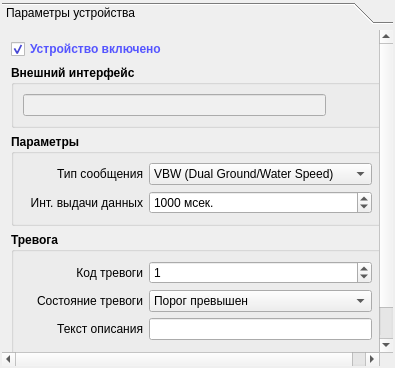
         <widget class="QWidget" name="tabLAG">
          <attribute name="title">
           <string>Лаг</string>
          </attribute>
          <layout class="QVBoxLayout" name="verticalLayout_17">
           <property name="leftMargin">
            <number>2</number>
           </property>
           <property name="topMargin">
            <number>2</number>
           </property>
           <property name="rightMargin">
            <number>2</number>
           </property>
           <property name="bottomMargin">
            <number>2</number>
           </property>
           <item>
            <widget class="QToolBox" name="toolBoxLAG">
             <property name="currentIndex">
              <number>0</number>
             </property>
             <widget class="QWidget" name="page_3">
              <property name="geometry">
               <rect>
                <x>0</x>
                <y>0</y>
                <width>367</width>
                <height>468</height>
               </rect>
              </property>
              <attribute name="label">
               <string>Параметры устройства</string>
              </attribute>
              <layout class="QVBoxLayout" name="verticalLayout_15">
               <item>
                <widget class="QCheckBox" name="checkLAGEnabled">
                 <property name="minimumSize">
                  <size>
                   <width>0</width>
                   <height>20</height>
                  </size>
                 </property>
                 <property name="font">
                  <font>
                   <weight>75</weight>
                   <bold>true</bold>
                  </font>
                 </property>
                 <property name="styleSheet">
                  <string notr="true">color: rgb(85, 85, 255);</string>
                 </property>
                 <property name="text">
                  <string>Устройство включено</string>
                 </property>
                 <property name="checked">
                  <bool>true</bool>
                 </property>
                </widget>
               </item>
               <item>
                <widget class="QGroupBox" name="gbInterfaceLag">
                 <property name="font">
                  <font>
                   <weight>75</weight>
                   <bold>true</bold>
                  </font>
                 </property>
                 <property name="title">
                  <string>Внешний интерфейс</string>
                 </property>
                 <layout class="QHBoxLayout" name="horizontalLayout_12">
                  <item>
                   <widget class="QLineEdit" name="editLAGSerialInterface">
                    <property name="font">
                     <font>
                      <weight>50</weight>
                      <bold>false</bold>
                     </font>
                    </property>
                    <property name="styleSheet">
                     <string notr="true">background-color: rgb(240, 240, 240);
color: rgb(0, 0, 127);</string>
                    </property>
                    <property name="readOnly">
                     <bool>true</bool>
                    </property>
                   </widget>
                  </item>
                  <item>
                   <widget class="QPushButton" name="bnLAGEditSerialParams">
                    <property name="sizePolicy">
                     <sizepolicy hsizetype="Fixed" vsizetype="Fixed">
                      <horstretch>0</horstretch>
                      <verstretch>0</verstretch>
                     </sizepolicy>
                    </property>
                    <property name="text">
                     <string/>
                    </property>
                    <property name="icon">
                     <iconset resource="res.qrc">
                      <normaloff>:/buttons/Icons/Gears.ico</normaloff>:/buttons/Icons/Gears.ico</iconset>
                    </property>
                    <property name="flat">
                     <bool>true</bool>
                    </property>
                   </widget>
                  </item>
                 </layout>
                </widget>
               </item>
               <item>
                <widget class="QGroupBox" name="gbLAGParams">
                 <property name="font">
                  <font>
                   <weight>75</weight>
                   <bold>true</bold>
                  </font>
                 </property>
                 <property name="title">
                  <string>Параметры</string>
                 </property>
                 <property name="flat">
                  <bool>false</bool>
                 </property>
                 <layout class="QVBoxLayout" name="verticalLayout_4">
                  <item>
                   <layout class="QHBoxLayout" name="horizontalLayout">
                    <item>
                     <widget class="QLabel" name="label_11">
                      <property name="minimumSize">
                       <size>
                        <width>120</width>
                        <height>0</height>
                       </size>
                      </property>
                      <property name="maximumSize">
                       <size>
                        <width>60</width>
                        <height>16777215</height>
                       </size>
                      </property>
                      <property name="font">
                       <font>
                        <weight>50</weight>
                        <bold>false</bold>
                       </font>
                      </property>
                      <property name="text">
                       <string>Тип сообщения</string>
                      </property>
                      <property name="alignment">
                       <set>Qt::AlignRight|Qt::AlignTrailing|Qt::AlignVCenter</set>
                      </property>
                     </widget>
                    </item>
                    <item>
                     <widget class="QComboBox" name="cbLAGMessageType">
                      <property name="font">
                       <font>
                        <weight>50</weight>
                        <bold>false</bold>
                       </font>
                      </property>
                      <item>
                       <property name="text">
                        <string>VBW (Dual Ground/Water Speed)</string>
                       </property>
                      </item>
                      <item>
                       <property name="text">
                        <string>VDR (Set and Drift)</string>
                       </property>
                      </item>
                      <item>
                       <property name="text">
                        <string>VHW (Water Speed and Heading)</string>
                       </property>
                      </item>
                      <item>
                       <property name="text">
                        <string>VLW (Dual Ground/Water Distance)</string>
                       </property>
                      </item>
                     </widget>
                    </item>
                   </layout>
                  </item>
                  <item>
                   <layout class="QHBoxLayout" name="horizontalLayout_9">
                    <item>
                     <widget class="QLabel" name="label_10">
                      <property name="minimumSize">
                       <size>
                        <width>120</width>
                        <height>0</height>
                       </size>
                      </property>
                      <property name="maximumSize">
                       <size>
                        <width>60</width>
                        <height>16777215</height>
                       </size>
                      </property>
                      <property name="font">
                       <font>
                        <weight>50</weight>
                        <bold>false</bold>
                       </font>
                      </property>
                      <property name="text">
                       <string>Инт. выдачи данных</string>
                      </property>
                      <property name="alignment">
                       <set>Qt::AlignRight|Qt::AlignTrailing|Qt::AlignVCenter</set>
                      </property>
                     </widget>
                    </item>
                    <item>
                     <widget class="QSpinBox" name="spinLAGUploadInterval">
                      <property name="font">
                       <font>
                        <weight>50</weight>
                        <bold>false</bold>
                       </font>
                      </property>
                      <property name="suffix">
                       <string> мсек.</string>
                      </property>
                      <property name="maximum">
                       <number>10000</number>
                      </property>
                      <property name="value">
                       <number>1000</number>
                      </property>
                     </widget>
                    </item>
                   </layout>
                  </item>
                 </layout>
                </widget>
               </item>
               <item>
                <widget class="QGroupBox" name="groupBox_2">
                 <property name="font">
                  <font>
                   <weight>75</weight>
                   <bold>true</bold>
                  </font>
                 </property>
                 <property name="title">
                  <string>Тревога</string>
                 </property>
                 <layout class="QVBoxLayout" name="verticalLayout_16">
                  <item>
                   <layout class="QHBoxLayout" name="horizontalLayout_25">
                    <item>
                     <widget class="QLabel" name="label_22">
                      <property name="minimumSize">
                       <size>
                        <width>120</width>
                        <height>0</height>
                       </size>
                      </property>
                      <property name="maximumSize">
                       <size>
                        <width>60</width>
                        <height>16777215</height>
                       </size>
                      </property>
                      <property name="font">
                       <font>
                        <weight>50</weight>
                        <bold>false</bold>
                       </font>
                      </property>
                      <property name="text">
                       <string>Код тревоги</string>
                      </property>
                      <property name="alignment">
                       <set>Qt::AlignRight|Qt::AlignTrailing|Qt::AlignVCenter</set>
                      </property>
                     </widget>
                    </item>
                    <item>
                     <widget class="QSpinBox" name="spinLAGAlarmId">
                      <property name="font">
                       <font>
                        <weight>50</weight>
                        <bold>false</bold>
                       </font>
                      </property>
                      <property name="suffix">
                       <string/>
                      </property>
                      <property name="maximum">
                       <number>10000</number>
                      </property>
                      <property name="value">
                       <number>1</number>
                      </property>
                     </widget>
                    </item>
                   </layout>
                  </item>
                  <item>
                   <layout class="QHBoxLayout" name="horizontalLayout_26">
                    <item>
                     <widget class="QLabel" name="label_23">
                      <property name="minimumSize">
                       <size>
                        <width>120</width>
                        <height>0</height>
                       </size>
                      </property>
                      <property name="maximumSize">
                       <size>
                        <width>60</width>
                        <height>16777215</height>
                       </size>
                      </property>
                      <property name="font">
                       <font>
                        <weight>50</weight>
                        <bold>false</bold>
                       </font>
                      </property>
                      <property name="text">
                       <string>Состояние тревоги</string>
                      </property>
                      <property name="alignment">
                       <set>Qt::AlignRight|Qt::AlignTrailing|Qt::AlignVCenter</set>
                      </property>
                     </widget>
                    </item>
                    <item>
                     <widget class="QComboBox" name="cbLAGAlarmState">
                      <property name="font">
                       <font>
                        <weight>50</weight>
                        <bold>false</bold>
                       </font>
                      </property>
                      <item>
                       <property name="text">
                        <string>Порог превышен</string>
                       </property>
                      </item>
                      <item>
                       <property name="text">
                        <string>Порог не превышен</string>
                       </property>
                      </item>
                     </widget>
                    </item>
                   </layout>
                  </item>
                  <item>
                   <layout class="QHBoxLayout" name="horizontalLayout_27">
                    <item>
                     <widget class="QLabel" name="label_24">
                      <property name="minimumSize">
                       <size>
                        <width>120</width>
                        <height>0</height>
                       </size>
                      </property>
                      <property name="maximumSize">
                       <size>
                        <width>60</width>
                        <height>16777215</height>
                       </size>
                      </property>
                      <property name="font">
                       <font>
                        <weight>50</weight>
                        <bold>false</bold>
                       </font>
                      </property>
                      <property name="text">
                       <string>Текст описания</string>
                      </property>
                      <property name="alignment">
                       <set>Qt::AlignRight|Qt::AlignTrailing|Qt::AlignVCenter</set>
                      </property>
                     </widget>
                    </item>
                    <item>
                     <widget class="QLineEdit" name="editLAGAlarmMessageText">
                      <property name="font">
                       <font>
                        <weight>50</weight>
                        <bold>false</bold>
                       </font>
                      </property>
                      <property name="readOnly">
                       <bool>false</bool>
                      </property>
                     </widget>
                    </item>
                   </layout>
                  </item>
                  <item>
                   <layout class="QHBoxLayout" name="horizontalLayout_29">
                    <item>
                     <spacer name="horizontalSpacer_5">
                      <property name="orientation">
                       <enum>Qt::Horizontal</enum>
                      </property>
                      <property name="sizeHint" stdset="0">
                       <size>
                        <width>40</width>
                        <height>20</height>
                       </size>
                      </property>
                     </spacer>
                    </item>
                    <item>
                     <widget class="QPushButton" name="bnLAGAlarmSend">
                      <property name="font">
                       <font>
                        <weight>50</weight>
                        <bold>false</bold>
                       </font>
                      </property>
                      <property name="text">
                       <string>Отправить</string>
                      </property>
                      <property name="icon">
                       <iconset resource="res.qrc">
                        <normaloff>:/alarm/Icons/bell.png</normaloff>:/alarm/Icons/bell.png</iconset>
                      </property>
                      <property name="flat">
                       <bool>true</bool>
                      </property>
                     </widget>
                    </item>
                   </layout>
                  </item>
                 </layout>
                </widget>
               </item>
               <item>
                <spacer name="verticalSpacer_5">
                 <property name="orientation">
                  <enum>Qt::Vertical</enum>
                 </property>
                 <property name="sizeHint" stdset="0">
                  <size>
                   <width>20</width>
                   <height>36</height>
                  </size>
                 </property>
                </spacer>
               </item>
              </layout>
             </widget>
            </widget>
           </item>
          </layout>
         </widget>
